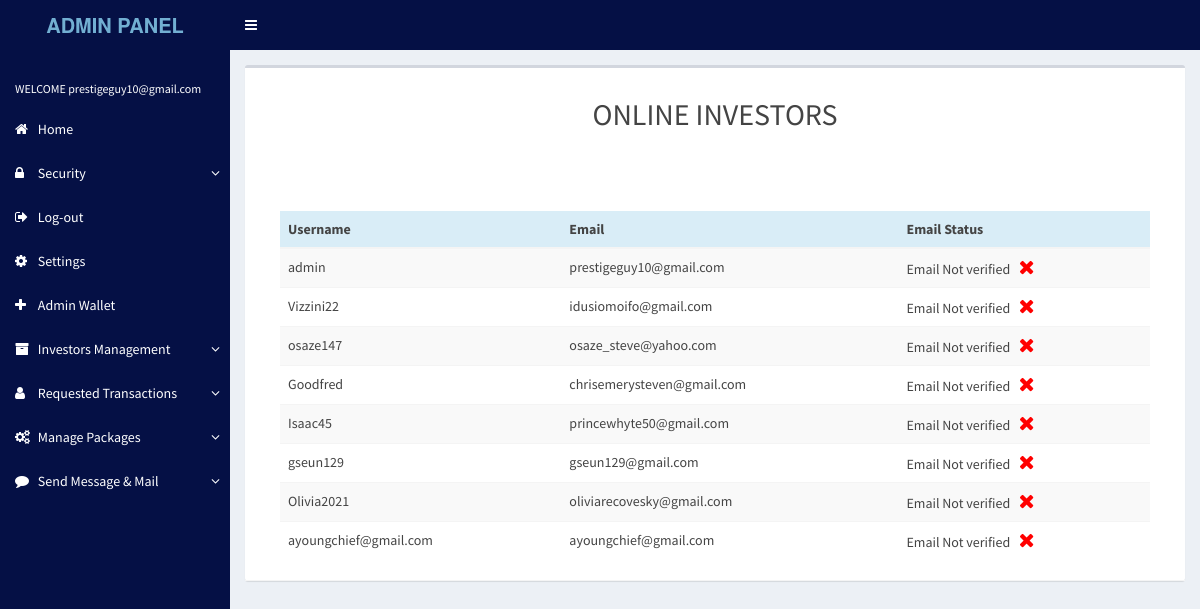
The page /admin/c2wad/online.php (signed in) on the database its author committed.
### tables this page shows
CREATE TABLE `users` (
  `id` int(6) NOT NULL,
  `fname` varchar(255) NOT NULL,
  `lname` varchar(255) NOT NULL,
  `username` varchar(200) NOT NULL,
  `email` varchar(200) NOT NULL,
  `password` varchar(200) NOT NULL,
  `token` varchar(10) NOT NULL,
  `refcode` varchar(10) NOT NULL,
  `package` varchar(200) NOT NULL,
  `image` varchar(2000) NOT NULL,
  `verify` tinyint(4) NOT NULL,
  `session` tinyint(4) NOT NULL,
  `activate` tinyint(4) NOT NULL,
  `referred` varchar(100) NOT NULL,
  `profit` double NOT NULL,
  `refbonus` double NOT NULL,
  `walletbalance` double NOT NULL,
  `pm` varchar(100) NOT NULL,
  `eth` varchar(100) NOT NULL,
  `btc` varchar(100) NOT NULL,
  `2fa` tinyint(4) NOT NULL,
  `pname` varchar(111) NOT NULL,
  `increase` double NOT NULL,
  `bonus` double NOT NULL,
  `duration` int(111) NOT NULL,
  `pdate` varchar(111) NOT NULL,
  `froms` double NOT NULL,
  `usd` double NOT NULL,
  `date` timestamp NOT NULL DEFAULT current_timestamp(),
  `phone` varchar(100) NOT NULL,
  `address` varchar(100) NOT NULL,
  `country` varchar(100) NOT NULL
);

### admin/c2wad/online.php (the view, shortened to what this page needs)
<?php
include "../../config/db.php";
include 'header.php';
?>
    <link rel="stylesheet" href="http://cdn.datatables.net/plug-ins/a5734b29083/integration/bootstrap/3/dataTables.bootstrap.css"/>
    <link rel="stylesheet" href="http://cdn.datatables.net/responsive/1.0.2/css/dataTables.responsive.css"/>
<link rel="stylesheet" type="text/css" href="http://cdn.datatables.net/plug-ins/3cfcc339e89/integration/bootstrap/3/dataTables.bootstrap.css">
 <div class="content-wrapper">
  <section class="content">
<div style="width:100%">
          <div class="box box-default">
            <div class="box-header with-border">
	<div class="row">
		 <h2 class="text-center">ONLINE INVESTORS</h2>
<div class="col-md-12 col-sm-12 col-sx-12">
<div class="col-md-12 col-sm-12 col-sx-12">
<div class="box-body table-responsive padding">
<table class="table table-striped table-hover table-responsive" >
					<thead>
						<tr class="info">
						<th>Username</th>
							<th>Email</th>
								<th>Email Status</th>
						</tr>
					</thead>
					<tbody>
					<?php $sql= "SELECT * FROM users WHERE session = 1";
			  $result = mysqli_query($link,$sql);
			  if(mysqli_num_rows($result) > 0){
				  while($row = mysqli_fetch_assoc($result)){
				   if(isset($row['confirm'])  && $row['confirm']==1){
					  $msg1 = 'Email Verified &nbsp;&nbsp;<i style="background-color:green;color:#fff; font-size:20px;" class="fa  fa-check" ></i>';
				  }else{
					  $msg1 = 'Email Not verified &nbsp;&nbsp;<i class="fa  fa-times" style=" font-size:20px;color:red"></i>';
				  }
				  ?>
						<tr class="primary">
						<form action="verify.php" method="post">
<td><?php echo $row['username'];?></td>
							<td id="email"><?php echo $row['email'];?></td>
								<td ><?php echo $msg1;?></td>
</form>
						</tr>
					  <?php
 }
			  }
			  ?>
					</tbody>
				</table>
</div>
          </div>
		  </div>
          </div>
    </body>
              </div>
            </div>
              </div>
          <br />
    </body>
              </div>
  </body>
</html>

### rows shown on the page
users: username "admin", email "prestigeguy10@gmail.com"
users: username "Vizzini22", email "idusiomoifo@gmail.com"
users: username "osaze147", email "osaze_steve@yahoo.com"
users: username "Goodfred", email "chrisemerysteven@gmail.com"
users: username "Isaac45", email "princewhyte50@gmail.com"
users: username "gseun129", email "gseun129@gmail.com"
users: username "Olivia2021", email "oliviarecovesky@gmail.com"
users: username "ayoungchief@gmail.com", email "ayoungchief@gmail.com"

### other values the page prints
$_SESSION['email'] "prestigeguy10@gmail.com"
